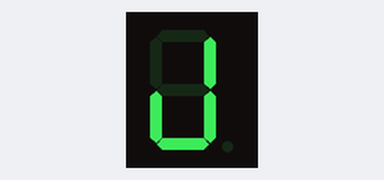
Recording of a sketch running on a simulated Arduino Uno, built with avr-gcc and run on an emulated ATmega328P. On the bench: 1-digit seven-segment display. Wiring (inferred from the names in the program): 1-digit 7-segment display, segments lit when HIGH: segments pin 5, pin 6, pin 7, pin 8, pin 9, pin 10, pin 11. The segment pins are drawn as the display they are named for.

Above: at 0.1 s.
At 1.1 s:
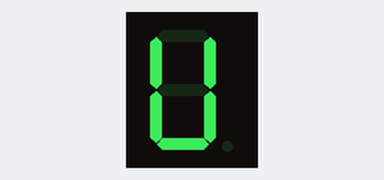
At 2.1 s:
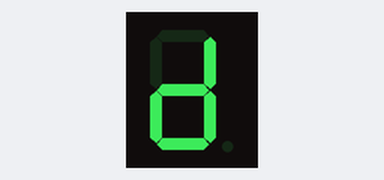
At 3.1 s:
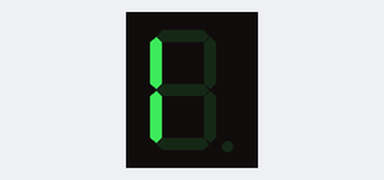
At 4.1 s:
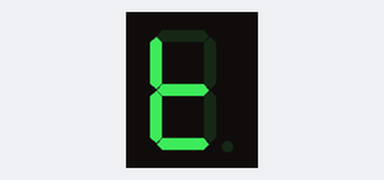
At 5.1 s:
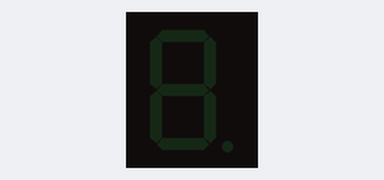

Measured:
- by itself, everything shown: repeats every 6.0 s, in 6 steps
- what the display in image 1 shows lasts 1.0 s, from 1.0 s to 2.0 s

The sketch:

CFGS_MP10_LL008_001_7SEGMENTS_JUDIT_MARTIN_VILA.ino
```cpp
/**********************************************************************************
**                                                                               **
**                                    Nom                                        **
**                                                                               **
** NOM: JUDIT MARTIN                                          DATA: 27/03/2021   **
**********************************************************************************/

//********** Includes *************************************************************

//********** Variables ************************************************************
const int A = 5;
const int B = 6;
const int C = 7;
const int D = 8;
const int E = 9;
const int F = 10;
const int G = 11;
const int N = 7;
const int SEGMENTS[N] = {A,B,C,D,E,F,G};


//********** Setup ****************************************************************
void setup()
{
  Serial.begin(9600);
  pinMode(5, OUTPUT);
  pinMode(6, OUTPUT);
  pinMode(7, OUTPUT);
  pinMode(8, OUTPUT);
  pinMode(9, OUTPUT);
  pinMode(10, OUTPUT);
  pinMode(11, OUTPUT);

}
//********** Loop *****************************************************************
void loop()
{

      digitalWrite(B, HIGH);
      digitalWrite(C, HIGH);
      digitalWrite(D, HIGH);
      digitalWrite(E, HIGH);
      delay(1000);

      digitalWrite(F, HIGH);
      delay(1000);

      digitalWrite(B, HIGH);
      digitalWrite(C, HIGH);
      digitalWrite(D, HIGH);
      digitalWrite(E, HIGH);
      digitalWrite(F, LOW);
      digitalWrite(G, HIGH);
      delay(1000);

      digitalWrite(B, LOW);
      digitalWrite(C, LOW);
      digitalWrite(D, LOW);
      digitalWrite(G, LOW);
      digitalWrite(F, HIGH);
      delay(1000);

      digitalWrite(D, HIGH);
      digitalWrite(G, HIGH);
      delay(1000);


      digitalWrite(A, LOW);
      digitalWrite(B, LOW);
      digitalWrite(C, LOW);
      digitalWrite(D, LOW);
      digitalWrite(E, LOW);
      digitalWrite(F, LOW);
      digitalWrite(G, LOW);
      delay(1000);

      }
//********** Funcions ************************************************************* 
```
